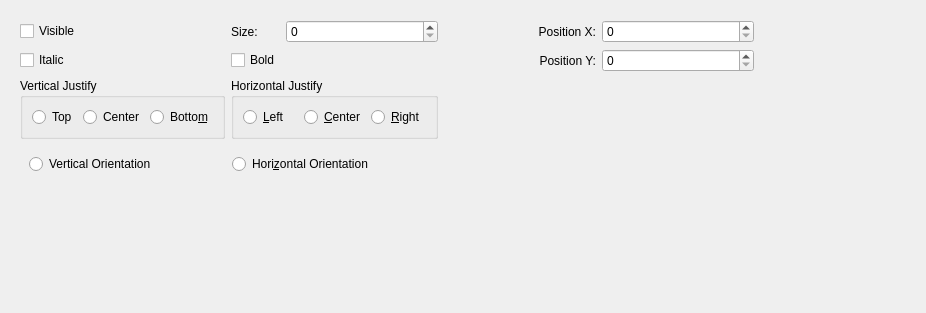
     <widget class="QWidget" name="page">
      <property name="geometry">
       <rect>
        <x>0</x>
        <y>0</y>
        <width>926</width>
        <height>313</height>
       </rect>
      </property>
      <attribute name="label">
       <string>(F0) Designator</string>
      </attribute>
      <layout class="QGridLayout" name="gridLayout">
       <item row="17" column="0">
        <widget class="QFrame" name="frame_f0">
         <property name="frameShape">
          <enum>QFrame::NoFrame</enum>
         </property>
         <property name="frameShadow">
          <enum>QFrame::Plain</enum>
         </property>
         <layout class="QGridLayout" name="gridLayout_5">
          <item row="2" column="1" colspan="2">
           <widget class="QGroupBox" name="groupBox">
            <property name="title">
             <string>Horizontal Justify</string>
            </property>
            <layout class="QGridLayout" name="gridLayout_3">
             <item row="0" column="0">
              <widget class="QRadioButton" name="F0_hjust_left">
               <property name="text">
                <string>&amp;Left</string>
               </property>
              </widget>
             </item>
             <item row="0" column="1">
              <widget class="QRadioButton" name="F0_hjust_center">
               <property name="text">
                <string>&amp;Center</string>
               </property>
              </widget>
             </item>
             <item row="0" column="2">
              <widget class="QRadioButton" name="F0_hjust_right">
               <property name="text">
                <string>&amp;Right</string>
               </property>
              </widget>
             </item>
            </layout>
           </widget>
          </item>
          <item row="2" column="0">
           <widget class="QGroupBox" name="groupBox_2">
            <property name="title">
             <string>Vertical Justify</string>
            </property>
            <layout class="QGridLayout" name="gridLayout_4">
             <item row="0" column="2">
              <widget class="QRadioButton" name="F0_vjust_center">
               <property name="text">
                <string>Center</string>
               </property>
              </widget>
             </item>
             <item row="0" column="0">
              <widget class="QRadioButton" name="F0_vjust_top">
               <property name="text">
                <string>Top</string>
               </property>
              </widget>
             </item>
             <item row="0" column="3">
              <widget class="QRadioButton" name="F0_vjust_bot">
               <property name="text">
                <string>Botto&amp;m</string>
               </property>
              </widget>
             </item>
            </layout>
           </widget>
          </item>
          <item row="0" column="0">
           <widget class="QCheckBox" name="F0_visible">
            <property name="text">
             <string>Visible</string>
            </property>
           </widget>
          </item>
          <item row="0" column="1">
           <widget class="QLabel" name="label">
            <property name="text">
             <string>Size:</string>
            </property>
            <property name="alignment">
             <set>Qt::AlignLeading|Qt::AlignLeft|Qt::AlignVCenter</set>
            </property>
           </widget>
          </item>
          <item row="0" column="2">
           <widget class="QSpinBox" name="F0_size"/>
          </item>
          <item row="0" column="3">
           <widget class="QLabel" name="label_2">
            <property name="text">
             <string>Position X:</string>
            </property>
            <property name="alignment">
             <set>Qt::AlignRight|Qt::AlignTrailing|Qt::AlignVCenter</set>
            </property>
           </widget>
          </item>
          <item row="0" column="4">
           <widget class="QSpinBox" name="F0_pos_x"/>
          </item>
          <item row="1" column="0">
           <widget class="QCheckBox" name="F0_italic">
            <property name="text">
             <string>Italic</string>
            </property>
           </widget>
          </item>
          <item row="1" column="4">
           <widget class="QSpinBox" name="F0_pos_y"/>
          </item>
          <item row="2" column="5">
           <spacer name="horizontalSpacer_4">
            <property name="orientation">
             <enum>Qt::Horizontal</enum>
            </property>
            <property name="sizeHint" stdset="0">
             <size>
              <width>47</width>
              <height>20</height>
             </size>
            </property>
           </spacer>
          </item>
          <item row="2" column="4">
           <spacer name="horizontalSpacer">
            <property name="orientation">
             <enum>Qt::Horizontal</enum>
            </property>
            <property name="sizeHint" stdset="0">
             <size>
              <width>47</width>
              <height>20</height>
             </size>
            </property>
           </spacer>
          </item>
          <item row="1" column="3">
           <widget class="QLabel" name="label_3">
            <property name="text">
             <string>Position Y:</string>
            </property>
            <property name="alignment">
             <set>Qt::AlignRight|Qt::AlignTrailing|Qt::AlignVCenter</set>
            </property>
           </widget>
          </item>
          <item row="1" column="2">
           <spacer name="horizontalSpacer_2">
            <property name="orientation">
             <enum>Qt::Horizontal</enum>
            </property>
            <property name="sizeHint" stdset="0">
             <size>
              <width>134</width>
              <height>20</height>
             </size>
            </property>
           </spacer>
          </item>
          <item row="2" column="3">
           <spacer name="horizontalSpacer_3">
            <property name="orientation">
             <enum>Qt::Horizontal</enum>
            </property>
            <property name="sizeHint" stdset="0">
             <size>
              <width>47</width>
              <height>20</height>
             </size>
            </property>
           </spacer>
          </item>
          <item row="1" column="1">
           <widget class="QCheckBox" name="F0_bold">
            <property name="text">
             <string>Bold</string>
            </property>
           </widget>
          </item>
          <item row="4" column="0" colspan="3">
           <widget class="QFrame" name="frame_9">
            <property name="frameShape">
             <enum>QFrame::NoFrame</enum>
            </property>
            <property name="frameShadow">
             <enum>QFrame::Plain</enum>
            </property>
            <layout class="QGridLayout" name="gridLayout_34">
             <item row="0" column="1">
              <widget class="QRadioButton" name="F0_orient_h">
               <property name="text">
                <string>Hori&amp;zontal Orientation</string>
               </property>
               <property name="autoExclusive">
                <bool>true</bool>
               </property>
              </widget>
             </item>
             <item row="0" column="0">
              <widget class="QRadioButton" name="F0_orient_v">
               <property name="text">
                <string>Vertical Orientation</string>
               </property>
               <property name="autoExclusive">
                <bool>true</bool>
               </property>
              </widget>
             </item>
            </layout>
           </widget>
          </item>
         </layout>
        </widget>
       </item>
       <item row="18" column="0">
        <spacer name="verticalSpacer_2">
         <property name="orientation">
          <enum>Qt::Vertical</enum>
         </property>
         <property name="sizeHint" stdset="0">
          <size>
           <width>20</width>
           <height>40</height>
          </size>
         </property>
        </spacer>
       </item>
      </layout>
     </widget>
